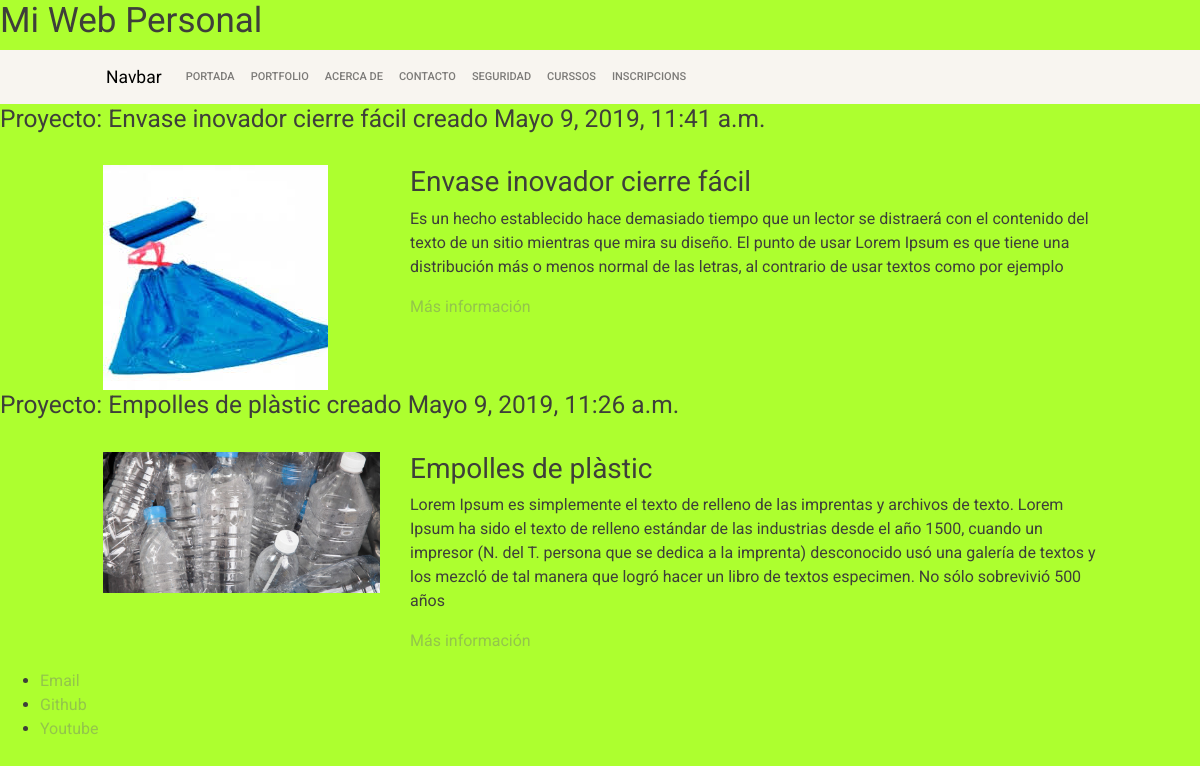
The page /portfolio/ on the database its author committed.
### portfolio/models.py (models this page shows, shortened)
class Project(models.Model):
    title = models.CharField(max_length=200,
                             verbose_name="Título")
    description = models.TextField(
                            verbose_name="Descripción")
    image = models.ImageField(upload_to="projects",
            verbose_name="Imagen")
    link = models.URLField(null=True, blank=True,
                               verbose_name="Dirección Web")
    created = models.DateTimeField(auto_now_add=True,
                                   verbose_name="Fecha de creación")
    updated = models.DateTimeField(auto_now=True,
                                   verbose_name="Fecha de edición")
    class Meta:
        verbose_name = "proyecto"
        verbose_name_plural = "proyecto"
        ordering = ["-created"]

### portfolio/views.py (the view)
# urls.py: path('portfolio/', portfolio_views.portfolio, name="portfolio"),
def portfolio(request):
    projects = Project.objects.all()
    return render(request, "portfolio/portfolio.html",
                  {'projects':projects})

### portfolio/templates/portfolio/portfolio.html (shortened to what this page needs)
{% extends 'core/base.html' %}
{% load static %}
{% block content %}
    {% for project in projects %}
      <h3> Proyecto: {{project.title}} creado {{project.created}} </h3><br>
      <div class="row project">
            <div class="col-lg-3 col-md-4 offset-lg-1">
                <img class="img-fluid" src="{{project.image.url}}" alt="">
            </div>
            <div class="col-lg-7 col-md-8">
                <h2 class="section-heading title">{{project.title}}</h2>
                <p>{{project.description}}</p>
                {% if project.link %}
                    <p><a href="{{project.link}}">Más información</a></p>
                {% endif %}
            </div>
       </div>
    {% endfor %}
{% endblock %}

### core/templates/core/base.html (shortened to what this page needs)
<!DOCTYPE html>
<html lang="es">
<head>
	{% load static %}
	<link href="{% static 'core/css/persona.css' %}" rel="stylesheet" type="text/css">
	<link href="{% static 'core/vendor/font-awesome/css/font-awesome.min.css' %}" rel="stylesheet" type="text/css">
</head>
<body style = "background:greenyellow">
    <h1>Mi Web Personal</h1>
	<nav class="navbar navbar-expand-lg navbar-light bg-light">
	  <a class="navbar-brand" href="#" style = "Margin-left:90px">Navbar</a>
	  <div class="collapse navbar-collapse" id="navbarNavAltMarkup">
		<div class="navbar-nav">
		   <a class="nav-item nav-link" href="{% url 'home' %}">Portada</a>
		   <a class="nav-item nav-link" href="{% url 'portfolio' %}">Portfolio</a>
		   <a class="nav-item nav-link" href="{% url 'about' %}">Acerca de</a>
		   <a class="nav-item nav-link" href="{% url 'contact' %}">Contacto</a>
		   <a class="nav-item nav-link" href="{% url 'cookies' %}">Seguridad</a>
		   <a class="nav-item nav-link" href="{% url 'curssos' %}">Curssos</a>
		   <a class="nav-item nav-link" href="{% url 'inscripcions' %}">Inscripcions</a>
		  </div>
	  </div>
	</nav>
	{% block content %}{% endblock %}
</body>
<footer>
<ul>
    <li><a href="mailto:hola@hektorprofe.net">Email</a></li>
    <li><a href="https://github.com/hcosta">Github</a></li>
    <li><a href="https://youtube.com">Youtube</a></li>
</ul>
</footer>
</html>

### rows shown on the page
Project: title "Envase inovador cierre fácil", created "Mayo 9, 2019, 11:41 a.m.", image (picture), description "Es un hecho establecido hace demasiado tiempo que un lector se distraerá con el contenido del texto de un sitio mientras que mira su diseño. El punto de usar Lorem Ipsum es que tiene una distribución más o menos normal de las letras, al contrario de usar textos como por ejemplo"
Project: title "Empolles de plàstic", created "Mayo 9, 2019, 11:26 a.m.", image (picture), description "Lorem Ipsum es simplemente el texto de relleno de las imprentas y archivos de texto. Lorem Ipsum ha sido el texto de relleno estándar de las industrias desde el año 1500, cuando un impresor (N. del T. persona que se dedica a la imprenta) desconocido usó una galería de textos y los mezcló de tal manera que logró hacer un libro de textos especimen. No sólo sobrevivió 500 años"
